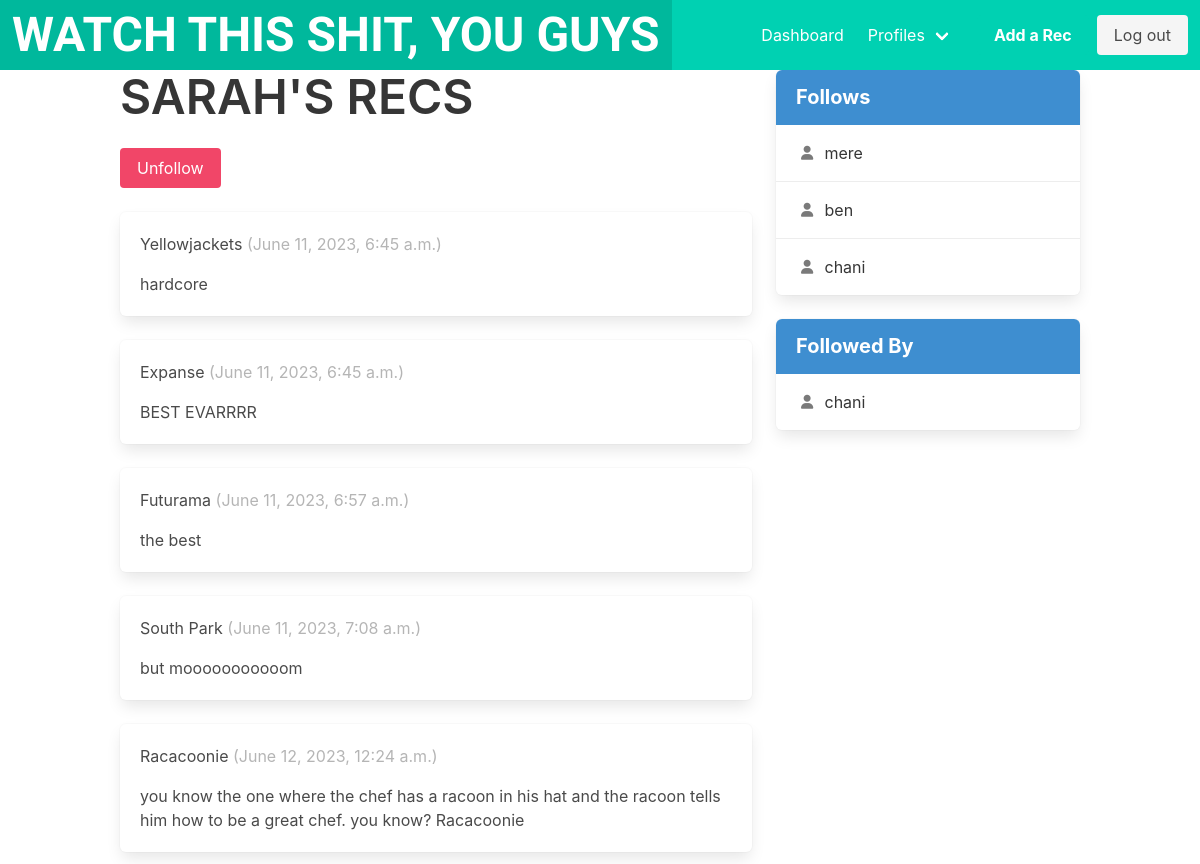
Page /profile/1 (signed in) on the committed database.
### watchthisshit/models.py (models this page shows, shortened)
class Profile(models.Model):
    user = models.OneToOneField(User, on_delete=models.CASCADE)
    follows = models.ManyToManyField(
        'self',
        related_name='followed_by',
        symmetrical=False,
        blank=True,
    )
    def __str__(self):
        return self.user.username

class Recommendation(models.Model):
    user = models.ForeignKey(
        User, related_name="recs", on_delete=models.DO_NOTHING
    )
    recipients = models.ManyToManyField(
        Profile, related_name="received_recs", symmetrical=False, blank=True
    )
    title = models.CharField(max_length=300)
    description = models.TextField(blank=True)
    media_type = models.ForeignKey(
        MediaType, on_delete=models.SET(get_media_type), default=get_media_type_id
    )
    genres = models.ManyToManyField(
        Genre, related_name="genres", symmetrical=False, blank=True
    )
    created_at = models.DateTimeField(auto_now_add=True)

### watchthisshit/views.py (the view, shortened to what this page needs)
# urls.py: path("profile/<int:pk>", profile, name="profile"),
@login_required
def profile(request, pk):
  if not hasattr(request.user, 'profile'):
    missing_profile = Profile(user=request.user)
    missing_profile.save()
  profile = Profile.objects.get(pk=pk)
  return render(request, "watchthisshit/profile.html", {"profile": profile})

### watchthisshit/templates/watchthisshit/profile.html (shortened to what this page needs)
{% extends 'base.html' %}
{% block content %}
<div class="column">
  <div class="block">
    <h1 class="title is-1">{{ profile.user.username|upper }}'S RECS</h1>
    <form method="POST">
      <div class="buttons has-addons">
      {% if profile in user.profile.follows.all %}
        <button class="button is-danger" name="follow" value="unfollow">Unfollow</button>
      {% else %}
        <button class="button is-success" name="follow" value="follow">Follow</button>
      {% endif %}
      </div>
    </form>
  </div>
  <div class="content">
    {% for rec in profile.user.recs.all %}
      <div class="box">
        <p>
          {{ rec.title }}
          <span class="is-small has-text-grey-light">
            ({{ rec.created_at }})
          </span>
        </p>
        <p>{{ rec.description }}</p>
      </div>
    {% endfor %}
  </div>
</div>
<div class="column is-one-third">
  <div class="block">
    <article class="panel is-info">
      <p class="panel-heading">Follows</p>
      {% for following in profile.follows.all %}
        {% if following.id != profile.id %}
          <div class="panel-block">
            <a class="panel-block" href="{% url 'watchthisshit:profile' following.id %}">
              <span class="panel-icon">
                <i class="fas fa-user" aria-hidden="true"></i>
              </span>
              {{ following }}
            </a>
          </div>
        {% endif %}
      {% endfor %}
    </article>
  </div>
  <div class="block">
    <article class="panel is-info">
      <p class="panel-heading">Followed By</p>
      {% for follower in profile.followed_by.all %}
        {% if follower.id != profile.id %}
          <div class="panel-block">
            <a class="panel-block" href="{% url 'watchthisshit:profile' follower.id %}">
              <span class="panel-icon">
                <i class="fas fa-user" aria-hidden="true"></i>
              </span>
              {{ follower }}
            </a>
          </div>
        {% endif %}
      {% endfor %}
    </article>
  </div>
</div>
{% endblock %}

### rows in the picture
Profile: user.username "SARAH"
Recommendation: title "Yellowjackets", created_at "June 11, 2023, 6:45 a.m.", description "hardcore"
Recommendation: title "Expanse", created_at "June 11, 2023, 6:45 a.m.", description "BEST EVARRRR"
Recommendation: title "Futurama", created_at "June 11, 2023, 6:57 a.m.", description "the best"
Recommendation: title "South Park", created_at "June 11, 2023, 7:08 a.m.", description "but mooooooooooom"
Recommendation: title "Racacoonie", created_at "June 12, 2023, 12:24 a.m.", description "you know the one where the chef has a racoon in his hat and the racoon tells him how to be a great chef. you know? Racacoonie"
Profile: user.username "mere"
Profile: user.username "ben"
Profile: user.username "chani"
